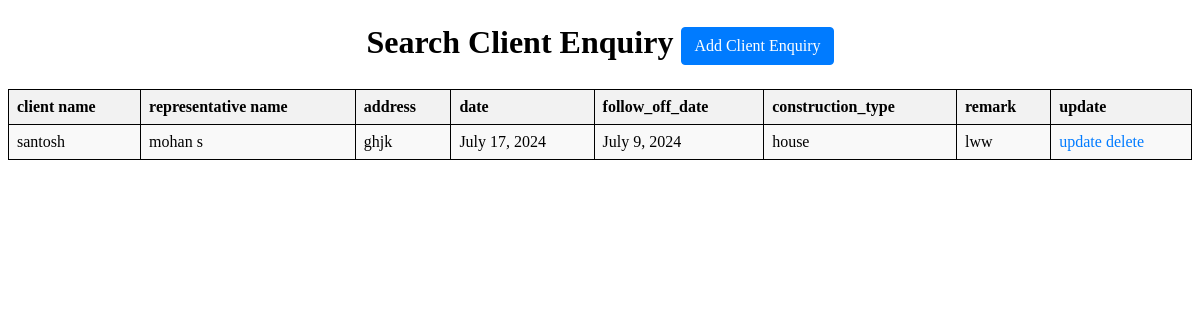
The page /search_clientinquiry (signed in) on the database its author committed.
### construction/models.py (models this page shows, shortened)
class ClientInquiry(models.Model):
    client_name = models.ForeignKey(Client_registration, on_delete=models.CASCADE)
    representative_name = models.ForeignKey(employeeregistration, on_delete=models.CASCADE)
    address = models.TextField()
    date = models.DateField()
    follow_off_date = models.DateField()
    construction_type = models.ForeignKey(constructiontype, on_delete=models.CASCADE)
    remark = models.TextField()

class Client_registration(models.Model):
    client_name = models.CharField(max_length=100)
    representative_name = models.ForeignKey(employeeregistration, on_delete=models.CASCADE)
    phone_no = models.IntegerField()
    email = models.EmailField()
    site_address = models.TextField()
    inquiry_date = models.DateField()
    def __str__(self):
        return self.client_name

class employeeregistration(models.Model):
    employee_name = models.CharField(max_length=50)
    employeeid = models.CharField(max_length=5, unique=True, blank=True)
    emailid = models.EmailField()
    phonenum = models.BigIntegerField()
    dateofbirth = models.DateField()
    permanentaddress = models.TextField()
    presentaddress = models.TextField()
    gender = models.CharField(max_length=15)
    bloodgroup = models.CharField(max_length=15)
    status = models.CharField(max_length=15)
    bankacnum = models.BigIntegerField()
    qualification = models.CharField(max_length=50)
    aadharcard = models.BigIntegerField()
    pancard = models.CharField(max_length=10)
    pfnum = models.CharField(max_length=22)
    pfeligibledate = models.DateField()
    licencenum = models.CharField(max_length=16)
    def __str__(self):
        return self.employee_name

class constructiontype(models.Model):
    con_type = models.CharField(max_length=255)
    description = models.CharField(max_length=255)
    def __str__(self):
        return self.con_type

### construction/middlewares.py (the view)
    def wrapped_view (request,*args,**kwargs):
        if request.user.is_authenticated==False:
            return redirect('login')
        return view_function(request,*args,**kwargs)

### construction/views.py (called while the page is built)
@auth
def search_clientinq(request):
    client = ClientInquiry.objects.all()
    return render(request, "search_clientinquiry.html", {'inq': client})

### construction/templates/search_clientinquiry.html (shortened to what this page needs)
<h1 class="m-4 text-center">Search Client Enquiry <a href="/client_inquiry/" class="btn btn-primary">Add Client Enquiry</a></h1>
<table border="1">
    <tr>
        <th>client name</th>
        <th>representative name</th>
        <th>address</th>
        <th>date</th>
        <th>follow_off_date</th>
        <th>construction_type</th>
        <th>remark</th>
        <th>update</th>
    </tr>
    {%for i in inq %}
    <tr>
        <td>{{i.client_name}}</td>
        <td>{{i.representative_name}}</td>
        <td>{{i.address}}</td>
        <td>{{i.date}}</td>
        <td>{{i.follow_off_date}}</td>
        <td>{{i.construction_type}}</td>
        <td>{{i.remark}}</td>
        <td> <a href="/update_clientinquiry/{{i.id}}"> update</a>
            <a href="/delete_clientinquiry/{{i.id}}"> delete</a></td>
    </tr>
    {% endfor %}
</table>

### construction/templates/search_clientinquiry.html (style rules this page uses)
.m-4 { margin: 1.5rem; }
.text-center { text-align: center; }
.btn { display: inline-block; font-weight: 400; color: #fff; text-align: center; vertical-align: middle; user-select: none; background-color: #007bff; border: 1px solid transparent; padding: 0.375rem 0.75rem; font-size: 1rem; line-height: 1.5; border-radius: 0.25rem; text-decoration: none; }
.btn-primary { background-color: #007bff; border-color: #007bff; }
table { width: 100%; border-collapse: collapse; margin-top: 20px; }
table, th, td { border: 1px solid black; }
th, td { padding: 8px; text-align: left; }
th { background-color: #f2f2f2; }
tr:nth-child(even) { background-color: #f9f9f9; }
a { color: #007bff; text-decoration: none; }

### rows shown on the page
ClientInquiry: client_name "santosh", representative_name "mohan s", address "ghjk", date "July 17, 2024", follow_off_date "July 9, 2024", construction_type "house", remark "lww"
